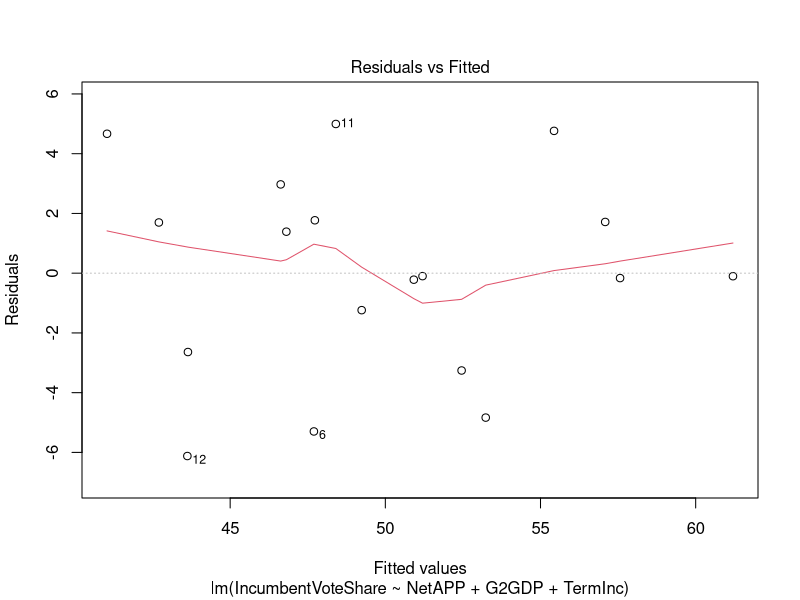
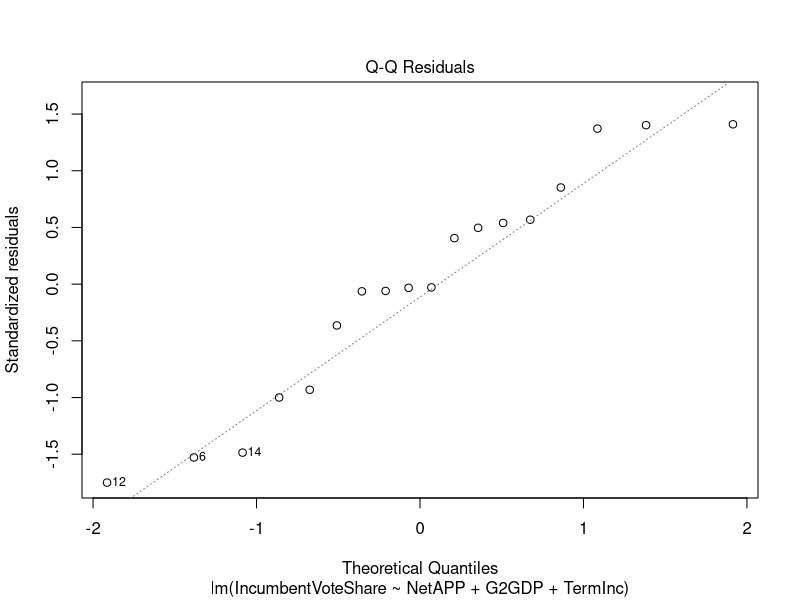
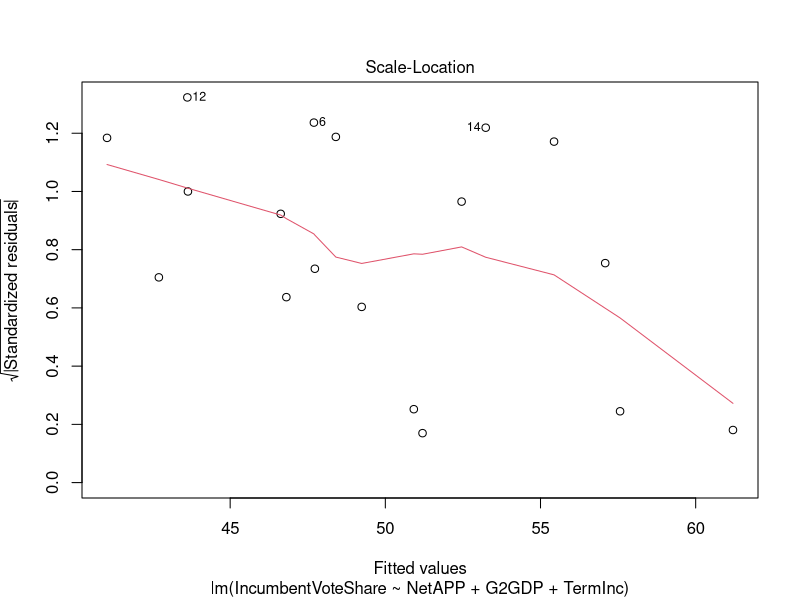
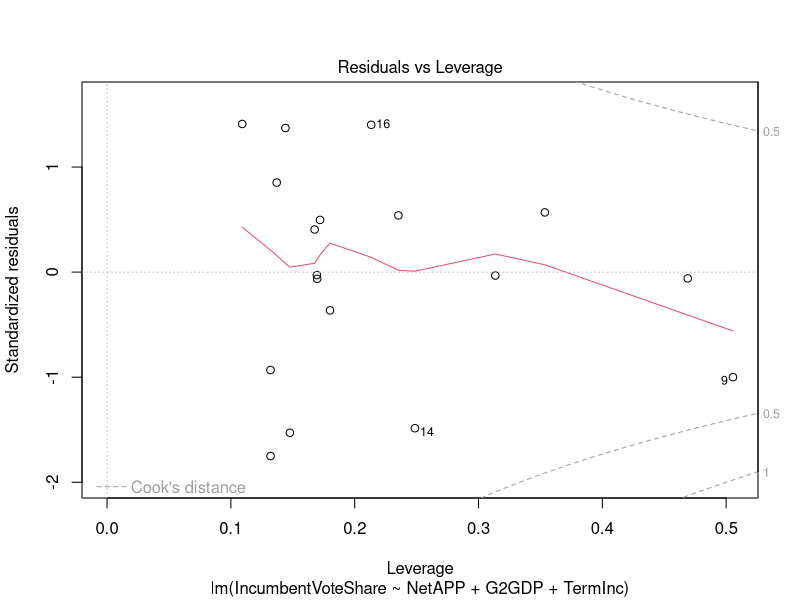

Generate these figures, in order, with R:

# LOAD LIBRARIES ####

library(ggplot2)
library(tidyverse)
library(dplyr)

# CREATE AN OBJECT THAT IS A DATA FRAME WITH SOME COLUMNS ####

Time_for_Change <- data.frame(col1 = 'Years', col2 = 'IncumbentVoteShare', col3 = 'NetAPP', col4 = 'G2GDP', col5 = 'TermInc')
  

# MAKE A VECTOR OF NAMES FOR THE COLUMNS OF THE DATA FRAME ###

Columns <- c('Years', 'IncumbentVoteShare', 'NetAPP', 'G2GDP', 'TermInc')


# ADD THE NAMED VECTOR TO THE DATA FRAME AS THE COLUMN NAMES ####

names(Time_for_Change) <- c(Columns)

# #### CREATE EMPTY ROWS FOR THE DATAFRAME, SINCE THIS IS FOR EVERY ELECTION SINCE 1948 THERE WILL BE 18 OBSERVATIONS ####

Time_for_Change <- data.frame(Years = character(18), IncumbentVoteShare = numeric(18),  NetAPP = numeric(18), G2GDP = numeric(18), TermInc = numeric(18))

# ADD A LIST OF YEARS TO THE YEARS COLUMN OF THE DATAFRAME DIRECTLY ####

Time_for_Change$Years <- (c('1948', '1952', '1956', '1960', '1964', '1968', '1972', '1976', '1980', '1984', '1988', '1992', '1996', '2000', '2004', '2008', '2012', '2016'))

# CLEAN/REMOVE THE VECTOR/LIST FROM YOUR WORKSPACE TO KEEP IT TIDY ####

rm(Columns)

# ADD A LIST OF The DEPENDENT VARIABL (i.e. THE SHARE OF VOTES THE CANDIDATE FROM THE INCUMBENT PARTY RECEIVED) TO THE INCUMBENTVOTESHARE COLUMN OF THE DATAFRAME DIRECTLY ####

Time_for_Change$IncumbentVoteShare <- (c(49.6, 44.4,57.4,49.5,61.1,42.4,60.2,48.0,41.0,58.8,53.4,37.5,49.2,48.4
,50.7,45.7,51.1,48.2))

# ##### CREATE A LIST OF Q2 ELECTION YEAR GDP AND A LIST OF Q2 GDP FROM THE YEAR PRIOR #####
GDPq2ElecYr <- c(1856.90, 2218.60, 2545.90, 2834.40, 3376.60, 4132.00, 4633.10, 5128.90, 5787.40, 6559.60, 7592.90, 8244.30, 9407.10, 11258.50,12213.80, 13359.00, 16152.26,18640.73)

GDPq2YrPrior <- c(1769.50, 2147.60, 2490.30, 2778.80, 3180.40, 3919.60, 4398.80, 4831.90, 5831.40, 6077.60, 7269.50, 8003.80, 9044.70, 10684.00, 11738.70, 13194.10, 15496.19, 18221.30)


# CALCULATE ANNUAL GROWTH RATE FOR EACH YEAR AND YEAR -1 PAIR TO GET ANNUAL REAL GROWTH RATE OF GDP IN Q2 ####

AnnualQ2GrowthRate <- ((GDPq2ElecYr-GDPq2YrPrior)/GDPq2YrPrior)

Percent <- AnnualQ2GrowthRate*100

# ADD CALCULATED VALUE TO THE DATAFRAME IN THE CORRECT COLUMN  #####

Time_for_Change$G2GDP <- Percent




# CREATE A LIST OF THE NET APPRoval RATING OF INCUMBENT PARTY CURRENT PRESIDENT IN JUNE OF ELECTION YEAR #####

NetApprovalJune <- c(-7, -26, 55, 16, 60, -2, 24, 5, -27, 22, 8, -18, 10, 37, -1, -27, 0, 8)

# ### ADD IT TO THE DATA FRAME IN THE CORRECT COLUMN ####

Time_for_Change$NetAPP <- NetApprovalJune

# ##### CREATE A LIST OF VALUES THAT REPRESENT IF 1 INCUMBENT'S PARTY HAS BEEN IN OFFICE 2 of MORE TERMs, OR 0 IF THEY ARE A FIRST TERM INCUMBENT ####

Two_Term_Incumbent <- c(1, 1, 0,1,0,1,0,1,0,0,1,1,0,1,0,1,0,1)

# ADD LIST TO THE CORRECT DUMMY VARIABLE COLUMN IN THE DATAFRAME ####

Time_for_Change$TermInc <- Two_Term_Incumbent

# DATA SET IS COMPLETE NOW VISUALIZE/RUN MODELS #####

Model <- lm(IncumbentVoteShare ~ NetAPP + G2GDP + TermInc, data = Time_for_Change)


summary(Model)


plot(Model)
